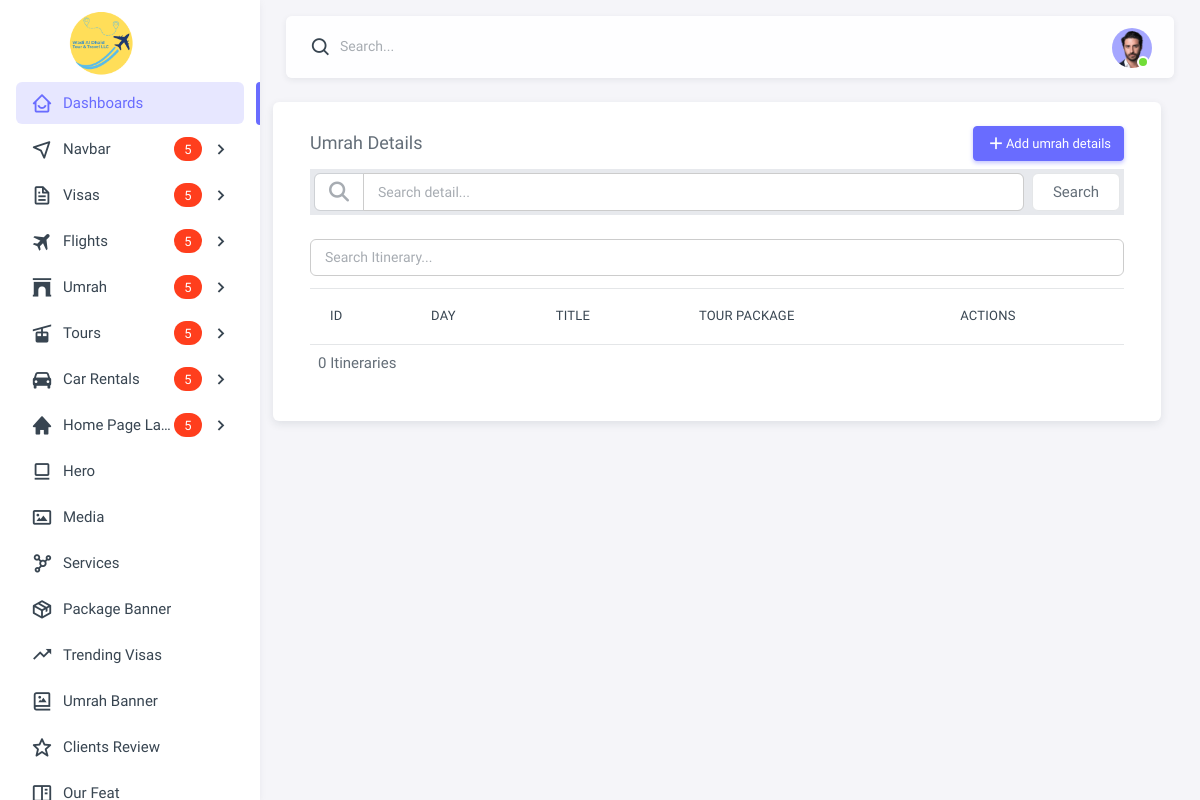
The app's page /itinerary-details/, older data.
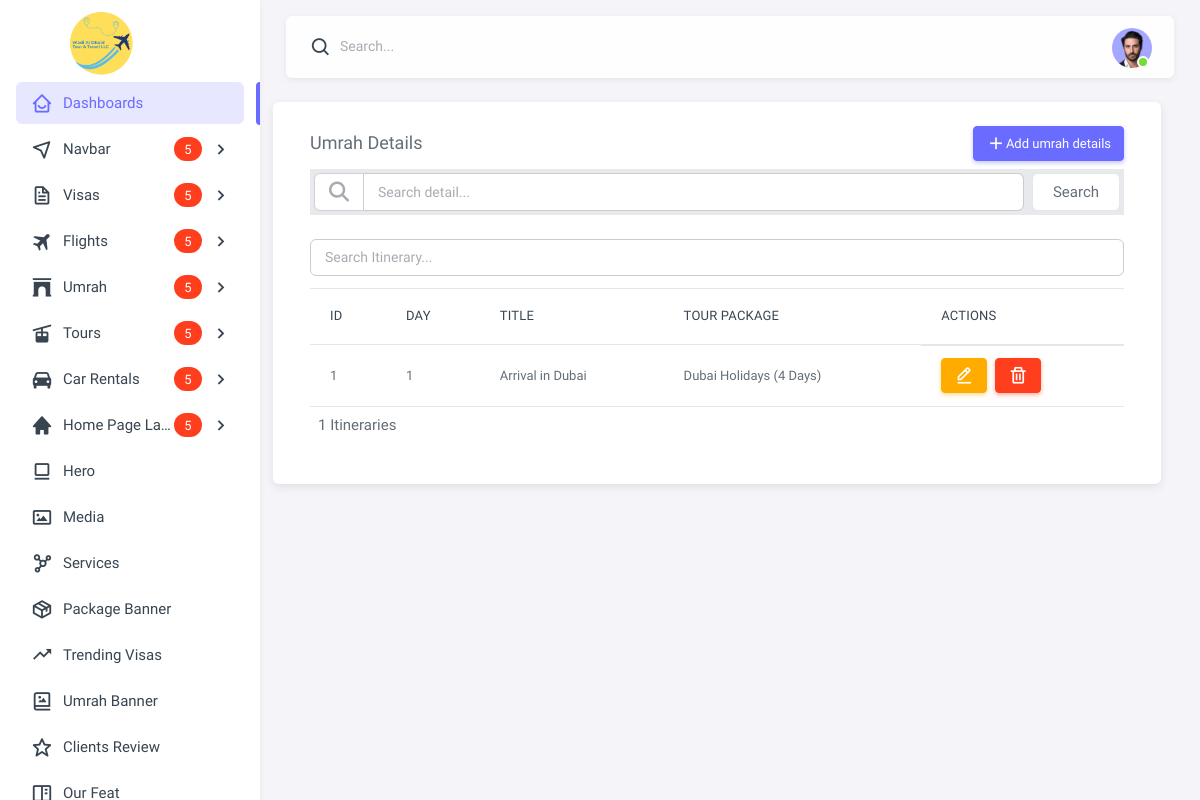
The same page, newer data.
### Tour/models.py (models this page shows, shortened)
class ItineraryDetail(models.Model):
    tour_package = models.ForeignKey(TourPackage, on_delete=models.CASCADE)  # Linked to Tour Package
    day = models.IntegerField()
    title = models.CharField(max_length=255)
    description = models.TextField()
    activities = models.ManyToManyField(ItineraryService, related_name="itinerary_services", blank=True)
    meals = models.ManyToManyField(ItineraryMeals, related_name="itinerary_meals", blank=True)
    image = models.ImageField(upload_to='itineraries/', blank=True, null=True)

class TourPackage(models.Model):
    category = models.ForeignKey(TourCategory, on_delete=models.PROTECT, null=True, blank=True)
    package_name = models.CharField(max_length=100)
    country_name = models.CharField(max_length=100)
    price = models.DecimalField(max_digits=10, decimal_places=2)  # DecimalField for better pricing
    image = models.ImageField(upload_to='tour_packages/', blank=True, null=True)
    description = models.TextField()

### Admin_Dasboard/views.py (the view, shortened to what this page needs)
# urls.py: path('itinerary-details/', views.itinerary_details, name='itinerary-details'),
def itinerary_details(request):
    query = request.GET.get('search', '')  # Search functionality
    total_itineraries = ItineraryDetail.objects.count()
    if query:
        itineraries = ItineraryDetail.objects.filter(title__icontains=query)
    else:
        itineraries = ItineraryDetail.objects.all()
    tour_packages = TourPackage.objects.all()
    activities = ItineraryService.objects.all()
    meals = ItineraryMeals.objects.all()
    itinerary = None  # Initialize for edit functionality
    context = {
        'itineraries': itineraries,
        'tour_packages': tour_packages,
        'activities': activities,
        'meals': meals,
        'total_itineraries': total_itineraries,
        'itinerary': itinerary,  # Send itinerary object for update
        'search_query': query,  # Pass search query to template
    }
    return render(request, 'Tour/Itinerary/tour-itinerary-details.html', context)

### Admin_Dasboard/templates/Tour/Itinerary/tour-itinerary-details.html (shortened to what the changed rows need)
{% extends "base.html" %}
{% load static %}
{% block body %}
<div class="content-wrapper">
    <div class="container-xxl flex-grow-1 container-p-y">
        <div class="row w-100">
            <div class="card">
                <div class="card-body">
                    <div class="col-12 mt-3">
                        <div class="row">
                            <div class="col-lg-12 mt-3">
                                <div>
                                    <form method="GET" class="mb-3">
                                        <input type="text" name="search" class="form-control" placeholder="Search Itinerary..." value="{{ search_query }}">
                                    </form>
                                    <table class="table">
                                        <thead>
                                            <tr>
                                                <th>ID</th>
                                                <th>Day</th>
                                                <th>Title</th>
                                                <th>Tour Package</th>
                                                <th>Actions</th>
                                            </tr>
                                        </thead>
                                        <tbody>
                                            {% for itinerary in itineraries %}
                                            <tr>
                                                <td>{{ itinerary.id }}</td>
                                                <td>{{ itinerary.day }}</td>
                                                <td>{{ itinerary.title }}</td>
                                                <td>{{ itinerary.tour_package.package_name }}</td>
                                                <td class="d-flex flex-row gap-2">
                                                    <button class="btn btn-warning btn-sm edit-btn" data-id="{{ itinerary.id }}" data-bs-toggle="modal" data-bs-target="#updateModal{{ itinerary.id }}">
                                                        <i class="bx bx-edit-alt"></i>
                                                    </button>
                                                    <a href="{% url 'delete-itinerary' itinerary.id %}" class="btn btn-danger btn-sm" onclick="return confirm('Are you sure?');">
                                                        <i class="bx bx-trash"></i>
                                                    </a>
                                                </td>
                                            </tr>
                                            {% endfor %}
                                        </tbody>
                                    </table>
                                    <p class="p-2">{{ total_itineraries }} Itineraries</p>
                                </div>
                            </div>
                        </div>
                    </div>
                </div>
            </div>
        </div>
    </div>
</div>
{% endblock %}

Row changes from the older to the newer data that the page shows:
added ItineraryDetail: id "1", day "1", title "Arrival in Dubai", tour_package.package_name "Dubai Holidays (4 Days)"
Text that changed along with them:
{{ total_itineraries }}: "0" → "1"
